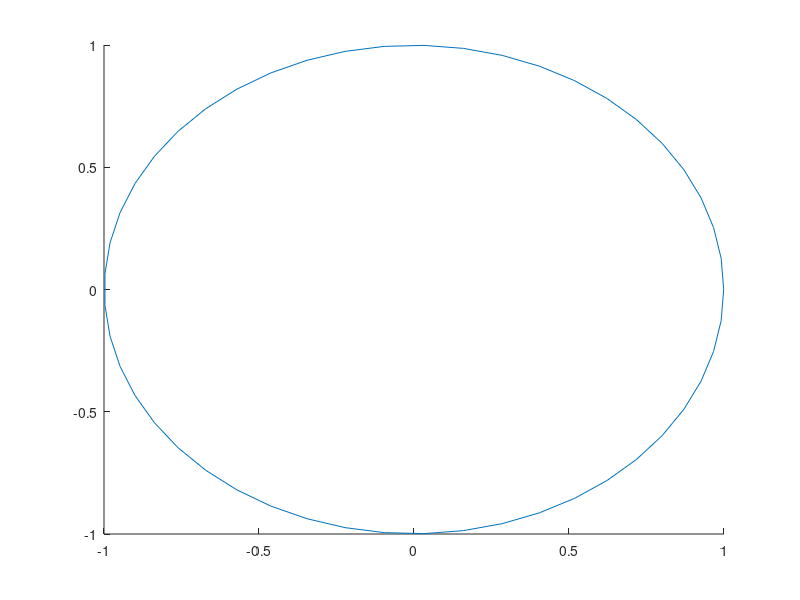

Recreate this plot in MATLAB. (Note: this script raises an error after producing the figure.)
% OUTPUT: calculate the EOCs for 1 time step of the curve shortening flow

% Set up fixed surface parameters
xHandle=@(x)(cos(2*pi*x));
yHandle=@(x)(sin(2*pi*x));
degree=2;
N=[11 21 31 41 51 61];
T=1.0;
errors=zeros(1,numel(N));
EOCs=zeros(1, numel(N)-1);

t=0.001;
hold on;
sp=linspace(0,1,50);
xActual=sqrt(1-2*t)*cos(2*pi*sp);
yActual=sqrt(1-2*t)*sin(2*pi*sp);
plot(xActual, yActual);

for i=1:numel(N)
    
    % Set up time step etc.
    h=1/N(i);
    %delta=h*h;
    delta=h*h*h;
    sp=linspace(0, 1, N(i));
    
    %Number of steps to get to time t
    steps=floor(t/delta);
    
    %DEBUG
    fprintf(mat2str(sp));
    fprintf('\n');
    %END DEBUG
    
    
    
    crv=periodicCurveInterpolate(N(i), degree, xHandle, yHandle);
    geometry=geo_load(crv);
    knots=geometry.perbspline.knots;
    
    % Create mesh
    [qn, qw] = msh_set_quad_nodes(knots, msh_gauss_nodes(crv.order));
    msh=msh_cartesian(knots, qn, qw, geometry);
    
    % Create discrete space of periodic basis splines
    space=sp_perbsp(geometry.perbspline, msh);
    
    % Calculate the matrices
    M = op_u_v_tp(space, space, msh); %mu = 1
    M=M(1:N(i), 1:N(i));
    A = op_gradu_gradv_tp(space, space, msh); %epsilon = 1
    A=A(1:N(i), 1:N(i));
    mat = (1/delta)*(M)+A;
    
    prevxCoefs=crv.coefs(1,:);
    prevyCoefs=crv.coefs(2,:);
    newxCoefs=zeros(N(i), steps);
    newyCoefs=zeros(N(i), steps);
    
    for j=1:steps
        rhs1=(1/delta)*M*prevxCoefs' + 0; %+0 for no forcing term
        rhs2=(1/delta)*M*prevyCoefs' + 0;
        
        newxCoefs(:,j)=mat\rhs1;
        newyCoefs(:,j)=mat\rhs2;
        
        prevxCoefs=newxCoefs(:,j)';
        prevyCoefs=newyCoefs(:,j)';
        
        % Update M and A on new space
        coefs=[newxCoefs(:,j)'; newyCoefs(:,j)'];
        geometry=geo_load(perbspmak(coefs, knots));
        
        % Create mesh
        [qn, qw] = msh_set_quad_nodes(knots, msh_gauss_nodes(crv.order));
        msh=msh_cartesian(knots, qn, qw, geometry);
        
        % Create discrete space of periodic basis splines
        space=sp_perbsp(geometry.perbspline, msh);
        
        % Calculate the matrices
        M = op_u_v_tp(space, space, msh); %mu = 1
        M=M(1:N(i), 1:N(i));
        A = op_gradu_gradv_tp(space, space, msh); %epsilon = 1
        A=A(1:N(i), 1:N(i));
        mat = (1/delta)*(M)+A;
    end
      
    results=[newxCoefs(:,steps)'; newyCoefs(:,steps)'];
    
    % Compare radii
    solutionHandle=@(x)(sqrt(1-2*t));
    approxHandle=@(x)(norm(periodicSplineCurveEval(knots, x, degree, results)));
    errors(i)=maxDiff(solutionHandle, approxHandle, sp);
    perbspplot(perbspmak(results, knots), 40);
    
end

% Calculate the EOCs
for i=1:numel(EOCs)
    numerator=log(errors(i)/errors(i+1));
    %numerator=log(errors(i+1)/errors(i));
    denominator=log((1/N(i))/(1/N(i+1)));
    %denominator=log((1/N(i+1))/(1/N(i)));
    EOCs(i)=numerator/denominator;
end

